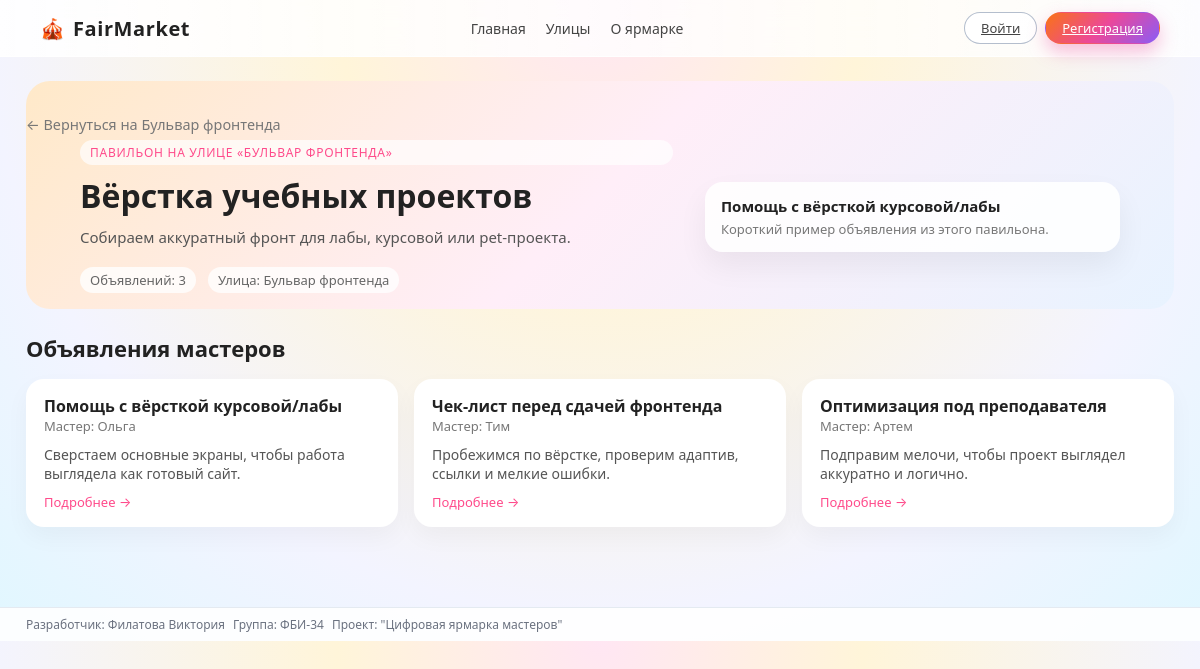
The page /pavilion/40 on the database as committed earlier.
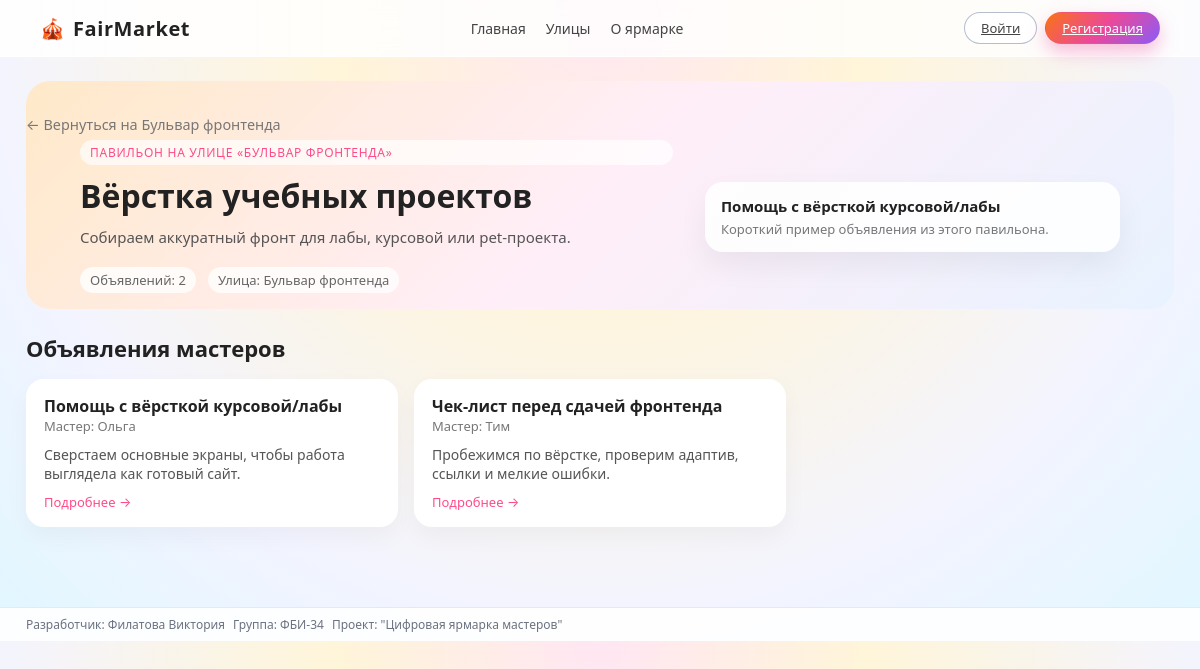
The same page on the database as committed later.
### app.py (models this page shows)
class Ad(db.Model):
    __tablename__ = "ads"
    id = db.Column(db.Integer, primary_key=True)
    title = db.Column(db.String(200), nullable=False)
    text = db.Column(db.Text, nullable=False)
    author_name = db.Column(db.String(120))
    pavilion_id = db.Column(
        db.Integer,
        db.ForeignKey("pavilions.id"),
        nullable=False,
    )
    master_id = db.Column(
        db.Integer,
        db.ForeignKey("users.id"),
        nullable=True,
    )
    master = db.relationship("User", foreign_keys=[master_id])
    @property
    def master_display_name(self):
        if self.master and self.master.username:
            return self.master.username
        if self.author_name:
            return self.author_name
        return "Мастер"

class User(db.Model):
    __tablename__ = "users"
    id = db.Column(db.Integer, primary_key=True)
    username = db.Column(db.String(120), nullable=False)
    email = db.Column(db.String(120), unique=True, nullable=False)
    password = db.Column(db.String(200), nullable=False)  # тут хеш
    role = db.Column(db.String(20), nullable=False, default="user")  # user/master/admin

### app.py (the view)
@app.route("/pavilion/<int:pavilion_id>")
def pavilion_page(pavilion_id):
    pavilion = Pavilion.query.get_or_404(pavilion_id)
    ads = pavilion.ads
    fio, group = get_student_info()
    return render_template(
        "pavilion.html",
        pavilion=pavilion,
        ads=ads,
        fio=fio,
        group=group,
    )

### app.py (called while the page is built)
def get_student_info():
    return "Филатова Виктория", "ФБИ-34"

@app.before_request
def auto_update_unread():
    if "user_id" in session:
        recalc_unread_total()
        recalc_support_badge()
        recalc_admin_counters()
    else:
        session["unread_total"] = 0
        session["support_unread"] = 0
        session["admin_support_new"] = 0
        session["admin_requests"] = 0

### templates/pavilion.html (shortened to what this page needs)
{% extends "base.html" %}
{% block content %}
<section class="pavilion-hero">
    <a href="{{ url_for('street_page', code=pavilion.street.code) }}" class="back-link">
        ← Вернуться на {{ pavilion.street.name }}
    </a>
    <div class="pavilion-hero-inner">
        <div class="pavilion-hero-info">
            <span class="pavilion-hero-chip">
                Павильон на улице «{{ pavilion.street.name }}»
            </span>
            <h1 class="pavilion-hero-title">{{ pavilion.title }}</h1>
            <p class="pavilion-hero-subtitle">
                {% if pavilion.description %}
                    {{ pavilion.description }}
                {% else %}
                    Тематический павильон с объявлениями мастеров по этой теме.
                {% endif %}
            </p>
            <div class="pavilion-hero-meta">
                <span>Объявлений: {{ ads|length }}</span>
                <span>Улица: {{ pavilion.street.name }}</span>
            </div>
        </div>
        <div class="pavilion-hero-card-demo">
            <div class="pavilion-hero-card-text">
                <div class="pavilion-hero-card-title">
                    {% if ads %}
                        {{ ads[0].title }}
                    {% else %}
                        Здесь скоро появятся первые мастера ✨
                    {% endif %}
                </div>
                <div class="pavilion-hero-card-subtitle">
                    {% if ads %}
                        Короткий пример объявления из этого павильона.
                    {% else %}
                        Как только появятся объявления, ты увидишь их здесь.
                    {% endif %}
                </div>
            </div>
        </div>
    </div>
</section>
<section class="pavilion-ads-section">
    {% if ads %}
        <h2 class="pavilion-ads-title">Объявления мастеров</h2>
        <div class="pavilion-ads-grid">
            {% for ad in ads %}
            <div class="pavilion-ad-wrapper">
                <a href="{{ url_for('ad_page', ad_id=ad.id) }}" class="pavilion-ad-card">
                    <div class="pavilion-ad-card-inner">
                        <div class="pavilion-ad-header">
                            <div>
                                <h3 class="pavilion-ad-title">{{ ad.title }}</h3>
                                <div class="pavilion-ad-author">
                                    Мастер: {{ ad.master_display_name }}
                                </div>
                            </div>
                        </div>
                        <p class="pavilion-ad-text">
                            {{ ad.text }}
                        </p>
                        <div class="pavilion-ad-footer">
                            <span>Подробнее →</span>
                        </div>
                    </div>
                </a>
            </div>
            {% endfor %}
        </div>
    {% else %}
        <div class="pavilion-empty">
            <h2>Пока здесь тихо 🤫</h2>
            <p>В этом павильоне ещё нет объявлений. Скоро мастера сюда заселятся!</p>
        </div>
    {% endif %}
</section>
{% endblock %}

Rows that differ between the two databases and show on the page:
removed Ad: title "Оптимизация под преподавателя", master_display_name "Артем", text "Подправим мелочи, чтобы проект выглядел аккуратно и логично."
Other text that changed with them:
{{ ads|length }}: "3" → "2"
